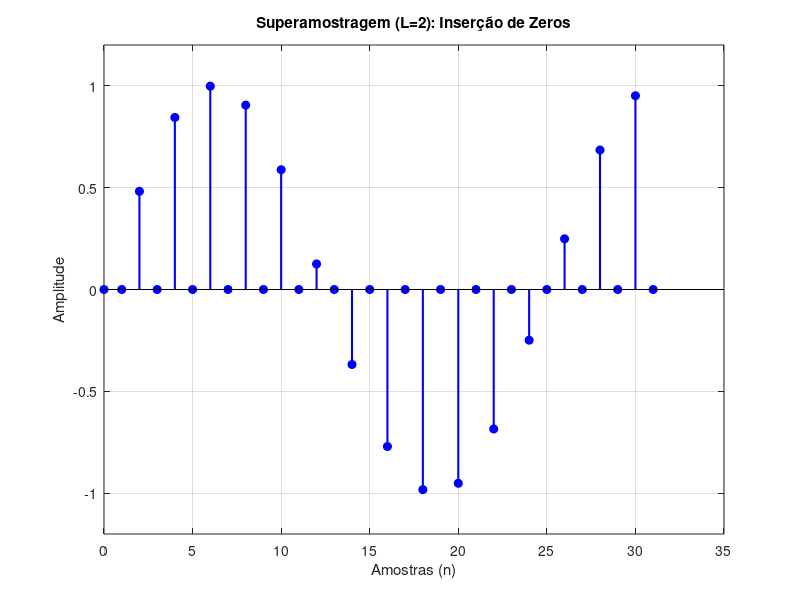
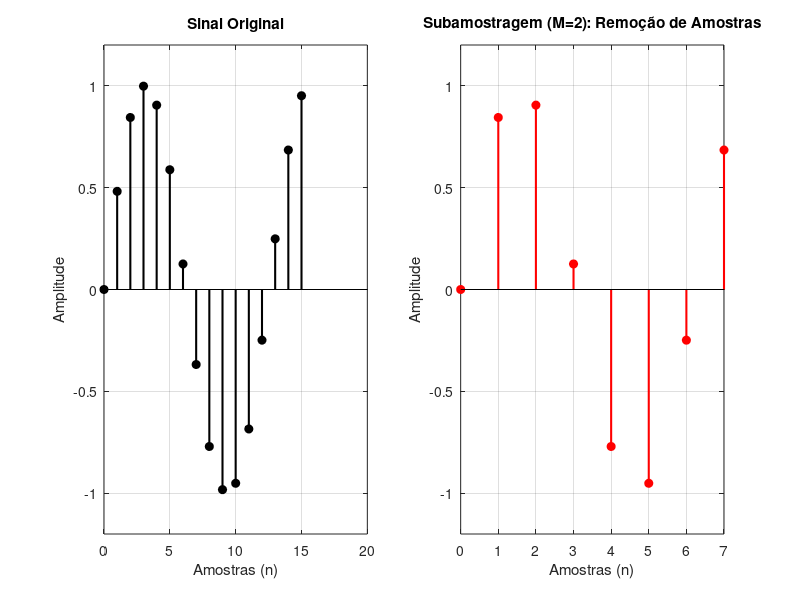
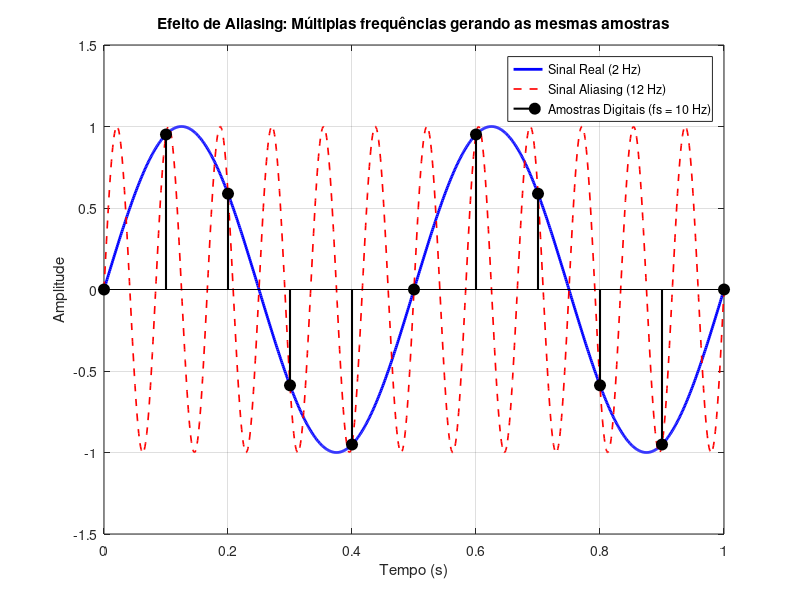

The MATLAB script that drew these images, in order:
% =========================================================================
% THEORETICAL PLOTS GENERATOR FOR REPORT
% Generates simple examples of Upsampling, Downsampling, and Aliasing.
% =========================================================================
pkg load signal;
clear; clc;

% Create output directory if it doesn't exist
if ~exist('results', 'dir')
    mkdir('results');
end

fprintf('Generating theoretical plots...\n');

% =========================================================================
% 1. UPSAMPLING (Zero Insertion) & DOWNSAMPLING (Sample Removal)
% =========================================================================
% Base signal: Simple sine wave (low frequency for easy stem visualization)
n_base = 0:15;
x_base = sin(2 * pi * 0.08 * n_base);

% --- Upsampling (L = 2) ---
L = 2;
x_up = zeros(1, length(x_base) * L);
x_up(1:L:end) = x_base;
n_up = 0:(length(x_up)-1);

% --- Downsampling (M = 2) ---
M = 2;
x_down = x_base(1:M:end);
n_down = 0:(length(x_down)-1);

% --- PLOT: Upsampling (Zero Insertion) ---
fig_up = figure('Visible', 'off', 'Position', [0, 0, 1000, 400]);
stem(n_up, x_up, 'b', 'filled', 'LineWidth', 1.5, 'MarkerSize', 6);
grid on;
title('Superamostragem (L=2): Inserção de Zeros');
xlabel('Amostras (n)'); ylabel('Amplitude');
ylim([-1.2, 1.2]);
print(fig_up, 'results/Teoria_Upsampling.png', '-dpng', '-r400');

% --- PLOT: Downsampling (Sample Removal) ---
fig_down = figure('Visible', 'off', 'Position', [0, 0, 1000, 400]);
subplot(1,2,1);
stem(n_base, x_base, 'k', 'filled', 'LineWidth', 1.5, 'MarkerSize', 6);
grid on; title('Sinal Original'); xlabel('Amostras (n)'); ylabel('Amplitude'); ylim([-1.2, 1.2]);
subplot(1,2,2);
stem(n_down, x_down, 'r', 'filled', 'LineWidth', 1.5, 'MarkerSize', 6);
grid on; title('Subamostragem (M=2): Remoção de Amostras'); xlabel('Amostras (n)'); ylabel('Amplitude'); ylim([-1.2, 1.2]);
print(fig_down, 'results/Teoria_Downsampling.png', '-dpng', '-r400');


% =========================================================================
% 2. ALIASING (Continuous vs Discrete Representation)
% =========================================================================
% High resolution time for continuous curves
t_cont = 0:0.001:1;

f_fund = 2;   % Fundamental frequency (2 Hz)
f_alias = 12; % Aliased frequency (12 Hz)

% Sampling frequency (fs = 10 Hz) -> Nyquist is 5 Hz.
% Therefore, 12 Hz will fold back into 2 Hz (12 - 10 = 2).
fs = 10;
t_samp = 0:(1/fs):1;

% Continuous waves
y_fund_cont = sin(2 * pi * f_fund * t_cont);
y_alias_cont = sin(2 * pi * f_alias * t_cont);

% Discrete samples
y_samp = sin(2 * pi * f_fund * t_samp); % Both 2Hz and 12Hz produce these exact same samples

% --- PLOT: Aliasing ---
fig_alias = figure('Visible', 'off', 'Position', [0, 0, 1000, 500]);
plot(t_cont, y_fund_cont, 'b', 'LineWidth', 2); hold on;
plot(t_cont, y_alias_cont, 'r--', 'LineWidth', 1.2);
stem(t_samp, y_samp, 'k', 'filled', 'LineWidth', 1.5, 'MarkerSize', 8);
grid on;

title('Efeito de Aliasing: Múltiplas frequências gerando as mesmas amostras');
xlabel('Tempo (s)'); ylabel('Amplitude');
legend('Sinal Real (2 Hz)', 'Sinal Aliasing (12 Hz)', 'Amostras Digitais (fs = 10 Hz)', 'Location', 'northeast');
ylim([-1.5, 1.5]);

print(fig_alias, 'results/Teoria_Aliasing.png', '-dpng', '-r400');

fprintf('Plots generated successfully in the "results" folder.\n');
